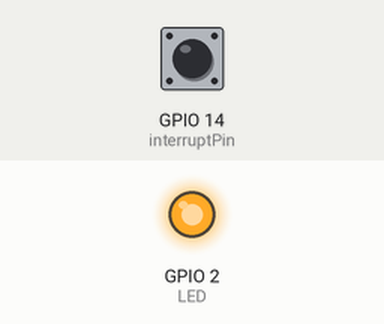
Simulated run of this sketch. Board: ESP8266 (NodeMCU). Parts: output pins drawn as LEDs (lit = HIGH). The inputs (shaded band) are chosen by the test bench; at power-on: GPIO 14 (interruptPin) HIGH. WiFi joins after 1.5 s; servers stay silent unless stated; the local clock reads 2024-03-15 10:24:30 at power-on unless the sketch sets it; random numbers use the default seed unless the sketch sets one; no MQTT or app messages arrive unless stated; what the sketch prints to the serial monitor is not drawn.

Above: at 2.8 s.
2.9 s: GPIO 14 (interruptPin) pulled LOW for 0.15 s
At 3.09 s:
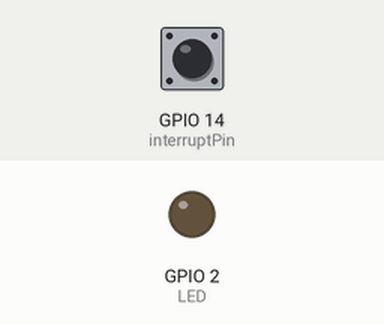
Timing chart, 0 to 5.9 s (numbered marks = the images above; inputs shaded):
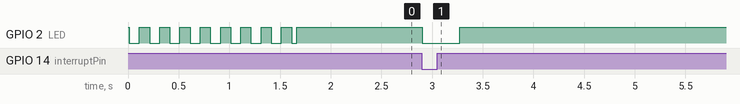

Measured:
- after the input at 2.9 s, GPIO 2 (LED): HIGH → LOW at once, → HIGH 0.37 s later

The sketch:

ESP8266_Linky_LED_interruption_handling_timezone.ino
```cpp
// can be used on a ESP8266 or ESP32
#if defined(ESP8266) || defined(EPOXY_DUINO)
    #include <ESP8266WiFi.h>
#elif defined(ESP32)
  #include <WiFi.h>
#endif

#include "PubSubClient.h"
#include "credentials.h"

#include <TZ.h>

#define MYTZ  TZ_Europe_Paris
#include <coredecls.h>                  // settimeofday_cb()
#include <PolledTimeout.h>

#include <time.h>                       // time() ctime()
#include <sys/time.h>                   // struct timeval


// **********************************************************
// module de détection de flash led sur compteur linky
// **********************************************************

// this line is necessary, not sure what it does
extern "C" int clock_gettime(clockid_t unused, struct timespec *tp);

// An object which can store a time
static time_t now;


// this uses the PolledTimeout library to allow an action to be performed every 5 seconds
// static esp8266::polledTimeout::periodicMs showTimeNow(5000);

// This is a shortcut to print a bunch of stuff to the serial port.
// It's very confusing, but shows what values are available
#define PTM(w) \
  Serial.print(" " #w "="); \
  Serial.print(tm->tm_##w);

void printTm(const char* what, const tm* tm) {
  Serial.print(what);
  PTM(isdst); PTM(yday); PTM(wday);
  PTM(year);  PTM(mon);  PTM(mday);
  PTM(hour);  PTM(min);  PTM(sec);
  Serial.println();
}

/*
// NTP Servers:
static const char ntpServerName[] = "us.pool.ntp.org";
const int timeZone = 1;     // Central European Time

WiFiUDP Udp;
unsigned int localPort = 8888;  // local port to listen for UDP packets

time_t getNtpTime();
void digitalClockDisplay();
void printDigits(int digits);
void sendNTPpacket(IPAddress &address);
*/

//static const uint8_t LED_BUILTIN = 8;
WiFiClient espClient;
PubSubClient client(espClient);
#define MSG_BUFFER_SIZE	(50)
#define LED 2

// Define the interrupt pin
const int interruptPin = 14;  // GPIO 14 sur pin D5 relié au  photo transistor côté émetteur à la masse et à la résistance 47kohm au 3V
unsigned long lastInterruptTime = 0;
bool flag = false;
unsigned long cumul = 0;
bool first = true;  // first pulse at midnight

// Define the interrupt service routine
void ICACHE_RAM_ATTR handleInterrupt() {
//void IRAM_ATT handleInterrupt() {
  if (!flag) {flag=true;}
}

void showTime() {   // This function is used to print stuff to the serial port, it's not mandatory
  now = time(nullptr);      // Updates the 'now' variable to the current time value

  // human readable
  Serial.println();
  Serial.print("ctime:     ");
  Serial.print(ctime(&now));
  // Here is one example showing how you can get the current month
  Serial.print("current month: ");
  Serial.println(localtime(&now)->tm_mon + 1);
  // Here is another example showing how you can get the current year
  Serial.print("current year: ");
  Serial.println(localtime(&now)->tm_year + 1900);
  // Look in the printTM method to see other data that is available
  Serial.println();
  printTm("Time", localtime(&now));
  Serial.println();
}

void time_is_set_scheduled() {    // This function is set as the callback when time data is retrieved
  // In this case we will print the new time to serial port, so the user can see it change (from 1970)
  showTime();
}


/*
La LED orange correspond à un indicateur de consommation.
Chaque clignotement représente la consommation d’1 Wh d’électricité.
De fait, plus vous consommez d’électricité, plus le voyant clignote rapidement ;
*/

// Define the interrupt service routine
void do_it() {
  digitalWrite(LED, LOW); // LED ON

  now = time(nullptr);      // Updates the 'now' variable to the current time value
  printTm("Time", localtime(&now));

  if ((localtime(&now)->tm_hour == 0) && (localtime(&now)->tm_min == 0) && (first))
  {
    cumul = 1;       // reset counter
    first = false;   // inhibit reset in the first minute for others pulses
  }
  else cumul += 1;

  if (localtime(&now)->tm_hour != 0) first= true; // reset for next midnight

  Serial.println();
  Serial.print("Cumul:");
  Serial.println(cumul);
  //localtime(&now)->tm_sec

  // Calculate the time elapsed since the last interrupt
  unsigned long currentInterruptTime = millis();
  // Serial.println(currentInterruptTime);
  unsigned long elapsedTime = currentInterruptTime - lastInterruptTime;


  float power = 3600000/elapsedTime;
  // Store the current interrupt time as the last interrupt time
  lastInterruptTime = currentInterruptTime;

  // This code will be executed when the interrupt pin changes from low to high (rising edge)
  // Add your desired actions or code here
  // For example, you can print the elapsed time
  Serial.print("Interrupt triggered! Elapsed time: ");
  Serial.print(elapsedTime);
  Serial.println(" ms");
  Serial.print(power/1000);
  Serial.println(" kWh");
  Serial.print(24*power/1000);
  Serial.println(" kWh by day");
  Serial.print((float) cumul/1000);
  Serial.println(" kWh");
  showTime();
  //Serial.println(digitalRead(interruptPin));
  // Once connected, publish an announcement...
  // Create a random client ID
  String clientId = "ESP8266Client-";
  clientId += String(random(0xffff), HEX);
  if (client.connect(clientId.c_str())) {
      //Serial.println("connected");
      char msg[MSG_BUFFER_SIZE];
      //snprintf (msg, MSG_BUFFER_SIZE, "Elapsed time:%d ms, Power:%.2f kWh",elapsedTime,power/1000);
      snprintf (msg, MSG_BUFFER_SIZE, "%d", elapsedTime);
      Serial.println(msg);
      client.publish("elapsedTime", msg);
      snprintf (msg, MSG_BUFFER_SIZE, "%.2f", power/1000);
      Serial.println(msg);
      client.publish("power", msg);
      snprintf (msg, MSG_BUFFER_SIZE, "%.3f", cumul/1000.0);
      Serial.println(msg);
      client.publish("cumul", msg);
      // beep if interval <= 1sec
      snprintf (msg, MSG_BUFFER_SIZE, "%s", "E");
      if (elapsedTime <= 1000) client.publish("beep", msg);
  }
  delay(300); //anti rebond
  flag = false;
  digitalWrite(LED, HIGH);  // LED OFF
  //delay(500);

}


void setup_wifi() {

  delay(10);
  // We start by connecting to a WiFi network
  Serial.println();
  Serial.print("Connecting to ");
  Serial.println(ssid[selected]);

  WiFi.mode(WIFI_STA);
  WiFi.begin(ssid[selected],password[selected]);

  while (WiFi.status() != WL_CONNECTED) {
    digitalWrite(LED, LOW);
    delay(100);
    Serial.print(".");
    digitalWrite(LED, HIGH);
    delay(100);
  }
}

void setup_mqtt() {
  digitalWrite(LED, LOW);
  // Loop until we're reconnected
  client.setServer(mqtt_server, 1883);
  while (!client.connected()) {
    Serial.print("Attempting MQTT connection...");
    // Create a random client ID
    String clientId = "ESP8266Client-";
    clientId += String(random(0xffff), HEX);
    // Attempt to connect
    if (client.connect(clientId.c_str())) {
      Serial.println(" connected");
    }
  }
  digitalWrite(LED, HIGH);
}

void setup() {
  // Initialize the serial communication for debugging
  Serial.begin(115200);
  pinMode(LED, OUTPUT);
  digitalWrite(LED, HIGH);   // LED OFF
  setup_wifi();
  // MQTT connection
  setup_mqtt();


  // Configure the interrupt pin as an input
  pinMode(interruptPin, INPUT);

  // Attach the interrupt handler function to the interrupt pin
  attachInterrupt(digitalPinToInterrupt(interruptPin), handleInterrupt, FALLING);

  /*
  Serial.println("Starting UDP");
  Udp.begin(localPort);
  Serial.print("Local port: ");
  Serial.println(Udp.localPort());
  Serial.println("waiting for sync");
  setSyncProvider(getNtpTime);
  setSyncInterval(300);
  */

  // install callback - called when settimeofday is called (by SNTP or us)
  // once enabled (by DHCP), SNTP is updated every hour
  // settimeofday_cb(time_is_set_scheduled);

  // This is where your time zone is set
  configTime(MYTZ, "pool.ntp.org");
  now = time(nullptr);      // Updates the 'now' variable to the current time value
  printTm("Time", localtime(&now));


}

// time_t prevDisplay = 0; // when the digital clock was displayed

void loop() {
  // Your main code goes here
  // This code will be executed continuously while the interrupt is enabled
  //Serial.println(flag);
  //Serial.println(digitalRead(interruptPin));
  if (flag) {do_it();}
  //delay(1000);

  //if (showTimeNow) {
  //  showTime();
  //}


  /*
  if (timeStatus() != timeNotSet) {
    if (now() != prevDisplay) { //update the display only if time has changed
      prevDisplay = now();
      digitalClockDisplay();
    }
  }
  */

  //printTm("Time", localtime(&now));
}

/*
void digitalClockDisplay()
{
  // digital clock display of the time
  Serial.print(hour());
  printDigits(minute());
  printDigits(second());
  Serial.print(" ");
  Serial.print(day());
  Serial.print(".");
  Serial.print(month());
  Serial.print(".");
  Serial.print(year());
  Serial.println();
}

void printDigits(int digits)
{
  // utility for digital clock display: prints preceding colon and leading 0
  Serial.print(":");
  if (digits < 10)
    Serial.print('0');
  Serial.print(digits);
}

//-------- NTP code ----------

const int NTP_PACKET_SIZE = 48; // NTP time is in the first 48 bytes of message
byte packetBuffer[NTP_PACKET_SIZE]; //buffer to hold incoming & outgoing packets

time_t getNtpTime()
{
  IPAddress ntpServerIP; // NTP server's ip address

  while (Udp.parsePacket() > 0) ; // discard any previously received packets
  Serial.println("Transmit NTP Request");
  // get a random server from the pool
  WiFi.hostByName(ntpServerName, ntpServerIP);
  Serial.print(ntpServerName);
  Serial.print(": ");
  Serial.println(ntpServerIP);
  sendNTPpacket(ntpServerIP);
  uint32_t beginWait = millis();
  while (millis() - beginWait < 1500) {
    int size = Udp.parsePacket();
    if (size >= NTP_PACKET_SIZE) {
      Serial.println("Receive NTP Response");
      Udp.read(packetBuffer, NTP_PACKET_SIZE);  // read packet into the buffer
      unsigned long secsSince1900;
      // convert four bytes starting at location 40 to a long integer
      secsSince1900 =  (unsigned long)packetBuffer[40] << 24;
      secsSince1900 |= (unsigned long)packetBuffer[41] << 16;
      secsSince1900 |= (unsigned long)packetBuffer[42] << 8;
      secsSince1900 |= (unsigned long)packetBuffer[43];
      return secsSince1900 - 2208988800UL + timeZone * SECS_PER_HOUR;
    }
  }
  Serial.println("No NTP Response :-(");
  return 0; // return 0 if unable to get the time
}

// send an NTP request to the time server at the given address
void sendNTPpacket(IPAddress &address)
{
  // set all bytes in the buffer to 0
  memset(packetBuffer, 0, NTP_PACKET_SIZE);
  // Initialize values needed to form NTP request
  // (see URL above for details on the packets)
  packetBuffer[0] = 0b11100011;   // LI, Version, Mode
  packetBuffer[1] = 0;     // Stratum, or type of clock
  packetBuffer[2] = 6;     // Polling Interval
  packetBuffer[3] = 0xEC;  // Peer Clock Precision
  // 8 bytes of zero for Root Delay & Root Dispersion
  packetBuffer[12] = 49;
  packetBuffer[13] = 0x4E;
  packetBuffer[14] = 49;
  packetBuffer[15] = 52;
  // all NTP fields have been given values, now
  // you can send a packet requesting a timestamp:
  Udp.beginPacket(address, 123); //NTP requests are to port 123
  Udp.write(packetBuffer, NTP_PACKET_SIZE);
  Udp.endPacket();
}
*/
```

credentials.h
```cpp
// Wifi
const char* ssid[2] = {"ssid1","ssid2"};
const char* password[2] = {"passwd1","passwd2"} ;
const int selected = 0;

// MQTT
const char* mqtt_server = "my_broker_ip";
```
